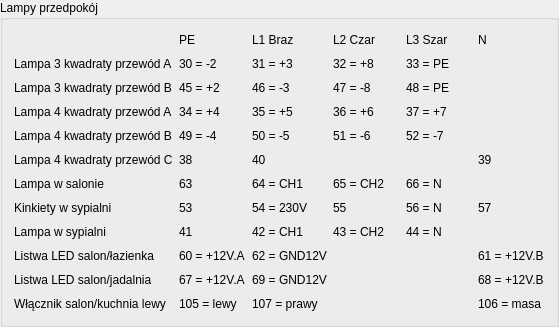
   <widget class="QGroupBox" name="groupBox_19">
    <property name="geometry">
     <rect>
      <x>440</x>
      <y>325</y>
      <width>559</width>
      <height>327</height>
     </rect>
    </property>
    <property name="title">
     <string>Lampy przedpokój</string>
    </property>
    <layout class="QGridLayout" name="gridLayout_7">
     <item row="2" column="3">
      <widget class="QLabel" name="label_509">
       <property name="text">
        <string>47 = -8</string>
       </property>
      </widget>
     </item>
     <item row="0" column="1">
      <widget class="QLabel" name="label_486">
       <property name="text">
        <string>PE</string>
       </property>
      </widget>
     </item>
     <item row="6" column="0">
      <widget class="QLabel" name="label_502">
       <property name="text">
        <string>Lampa w salonie</string>
       </property>
      </widget>
     </item>
     <item row="10" column="1">
      <widget class="QLabel" name="label_534">
       <property name="text">
        <string>67 = +12V.A</string>
       </property>
      </widget>
     </item>
     <item row="2" column="4">
      <widget class="QLabel" name="label_510">
       <property name="text">
        <string>48 = PE</string>
       </property>
      </widget>
     </item>
     <item row="9" column="1">
      <widget class="QLabel" name="label_533">
       <property name="text">
        <string>60 = +12V.A</string>
       </property>
      </widget>
     </item>
     <item row="6" column="3">
      <widget class="QLabel" name="label_539">
       <property name="text">
        <string>65 = CH2</string>
       </property>
      </widget>
     </item>
     <item row="5" column="2">
      <widget class="QLabel" name="label_517">
       <property name="text">
        <string>40</string>
       </property>
      </widget>
     </item>
     <item row="6" column="4">
      <widget class="QLabel" name="label_540">
       <property name="text">
        <string>66 = N</string>
       </property>
      </widget>
     </item>
     <item row="9" column="5">
      <widget class="QLabel" name="label_536">
       <property name="text">
        <string>61 = +12V.B</string>
       </property>
      </widget>
     </item>
     <item row="1" column="4">
      <widget class="QLabel" name="label_507">
       <property name="text">
        <string>33 = PE</string>
       </property>
      </widget>
     </item>
     <item row="8" column="1">
      <widget class="QLabel" name="label_527">
       <property name="text">
        <string>41</string>
       </property>
      </widget>
     </item>
     <item row="1" column="2">
      <widget class="QLabel" name="label_505">
       <property name="text">
        <string>31 = +3</string>
       </property>
      </widget>
     </item>
     <item row="6" column="2">
      <widget class="QLabel" name="label_520">
       <property name="text">
        <string>64 = CH1</string>
       </property>
      </widget>
     </item>
     <item row="3" column="4">
      <widget class="QLabel" name="label_513">
       <property name="text">
        <string>37 = +7</string>
       </property>
      </widget>
     </item>
     <item row="10" column="5">
      <widget class="QLabel" name="label_538">
       <property name="text">
        <string>68 = +12V.B</string>
       </property>
      </widget>
     </item>
     <item row="3" column="3">
      <widget class="QLabel" name="label_512">
       <property name="text">
        <string>36 = +6</string>
       </property>
      </widget>
     </item>
     <item row="0" column="4">
      <widget class="QLabel" name="label_495">
       <property name="text">
        <string>L3 Szar</string>
       </property>
      </widget>
     </item>
     <item row="2" column="2">
      <widget class="QLabel" name="label_508">
       <property name="text">
        <string>46 = -3</string>
       </property>
      </widget>
     </item>
     <item row="3" column="2">
      <widget class="QLabel" name="label_511">
       <property name="text">
        <string>35 = +5</string>
       </property>
      </widget>
     </item>
     <item row="1" column="1">
      <widget class="QLabel" name="label_497">
       <property name="text">
        <string>30 = -2</string>
       </property>
      </widget>
     </item>
     <item row="7" column="4">
      <widget class="QLabel" name="label_525">
       <property name="text">
        <string>56 = N</string>
       </property>
      </widget>
     </item>
     <item row="10" column="2">
      <widget class="QLabel" name="label_537">
       <property name="text">
        <string>69 = GND12V</string>
       </property>
      </widget>
     </item>
     <item row="4" column="0">
      <widget class="QLabel" name="label_491">
       <property name="text">
        <string>Lampa 4 kwadraty przewód B</string>
       </property>
      </widget>
     </item>
     <item row="7" column="3">
      <widget class="QLabel" name="label_524">
       <property name="text">
        <string>55</string>
       </property>
      </widget>
     </item>
     <item row="3" column="0">
      <widget class="QLabel" name="label_490">
       <property name="text">
        <string>Lampa 4 kwadraty przewód A</string>
       </property>
      </widget>
     </item>
     <item row="9" column="2">
      <widget class="QLabel" name="label_535">
       <property name="text">
        <string>62 = GND12V</string>
       </property>
      </widget>
     </item>
     <item row="2" column="0">
      <widget class="QLabel" name="label_489">
       <property name="text">
        <string>Lampa 3 kwadraty przewód B</string>
       </property>
      </widget>
     </item>
     <item row="0" column="3">
      <widget class="QLabel" name="label_494">
       <property name="text">
        <string>L2 Czar</string>
       </property>
      </widget>
     </item>
     <item row="7" column="5">
      <widget class="QLabel" name="label_526">
       <property name="text">
        <string>57</string>
       </property>
      </widget>
     </item>
     <item row="5" column="1">
      <widget class="QLabel" name="label_501">
       <property name="text">
        <string>38</string>
       </property>
      </widget>
     </item>
     <item row="5" column="0">
      <widget class="QLabel" name="label_492">
       <property name="text">
        <string>Lampa 4 kwadraty przewód C</string>
       </property>
      </widget>
     </item>
     <item row="7" column="2">
      <widget class="QLabel" name="label_523">
       <property name="text">
        <string>54 = 230V</string>
       </property>
      </widget>
     </item>
     <item row="1" column="0">
      <widget class="QLabel" name="label_488">
       <property name="text">
        <string>Lampa 3 kwadraty przewód A</string>
       </property>
      </widget>
     </item>
     <item row="8" column="4">
      <widget class="QLabel" name="label_530">
       <property name="text">
        <string>44 = N</string>
       </property>
      </widget>
     </item>
     <item row="4" column="2">
      <widget class="QLabel" name="label_514">
       <property name="text">
        <string>50 = -5</string>
       </property>
      </widget>
     </item>
     <item row="10" column="0">
      <widget class="QLabel" name="label_532">
       <property name="text">
        <string>Listwa LED salon/jadalnia</string>
       </property>
      </widget>
     </item>
     <item row="4" column="3">
      <widget class="QLabel" name="label_515">
       <property name="text">
        <string>51 = -6  </string>
       </property>
      </widget>
     </item>
     <item row="8" column="0">
      <widget class="QLabel" name="label_504">
       <property name="text">
        <string>Lampa w sypialni</string>
       </property>
      </widget>
     </item>
     <item row="1" column="3">
      <widget class="QLabel" name="label_506">
       <property name="text">
        <string>32 = +8</string>
       </property>
      </widget>
     </item>
     <item row="0" column="5">
      <widget class="QLabel" name="label_496">
       <property name="text">
        <string>N</string>
       </property>
      </widget>
     </item>
     <item row="9" column="0">
      <widget class="QLabel" name="label_531">
       <property name="text">
        <string>Listwa LED salon/łazienka</string>
       </property>
      </widget>
     </item>
     <item row="3" column="1">
      <widget class="QLabel" name="label_499">
       <property name="text">
        <string>34 = +4</string>
       </property>
      </widget>
     </item>
     <item row="4" column="1">
      <widget class="QLabel" name="label_500">
       <property name="text">
        <string>49 = -4</string>
       </property>
      </widget>
     </item>
     <item row="5" column="5">
      <widget class="QLabel" name="label_518">
       <property name="text">
        <string>39</string>
       </property>
      </widget>
     </item>
     <item row="2" column="1">
      <widget class="QLabel" name="label_498">
       <property name="text">
        <string>45 = +2</string>
       </property>
      </widget>
     </item>
     <item row="7" column="0">
      <widget class="QLabel" name="label_503">
       <property name="text">
        <string>Kinkiety w sypialni</string>
       </property>
      </widget>
     </item>
     <item row="6" column="1">
      <widget class="QLabel" name="label_519">
       <property name="text">
        <string>63</string>
       </property>
      </widget>
     </item>
     <item row="8" column="2">
      <widget class="QLabel" name="label_528">
       <property name="text">
        <string>42 = CH1</string>
       </property>
      </widget>
     </item>
     <item row="7" column="1">
      <widget class="QLabel" name="label_522">
       <property name="text">
        <string>53</string>
       </property>
      </widget>
     </item>
     <item row="0" column="2">
      <widget class="QLabel" name="label_493">
       <property name="text">
        <string>L1 Braz</string>
       </property>
      </widget>
     </item>
     <item row="8" column="3">
      <widget class="QLabel" name="label_529">
       <property name="text">
        <string>43 = CH2</string>
       </property>
      </widget>
     </item>
     <item row="4" column="4">
      <widget class="QLabel" name="label_516">
       <property name="text">
        <string>52 = -7</string>
       </property>
      </widget>
     </item>
     <item row="11" column="0">
      <widget class="QLabel" name="label_487">
       <property name="text">
        <string>Włącznik salon/kuchnia lewy</string>
       </property>
      </widget>
     </item>
     <item row="11" column="1">
      <widget class="QLabel" name="label_521">
       <property name="text">
        <string>105 = lewy</string>
       </property>
      </widget>
     </item>
     <item row="11" column="2">
      <widget class="QLabel" name="label_541">
       <property name="text">
        <string>107 = prawy</string>
       </property>
      </widget>
     </item>
     <item row="11" column="5">
      <widget class="QLabel" name="label_542">
       <property name="text">
        <string>106 = masa</string>
       </property>
      </widget>
     </item>
    </layout>
   </widget>
